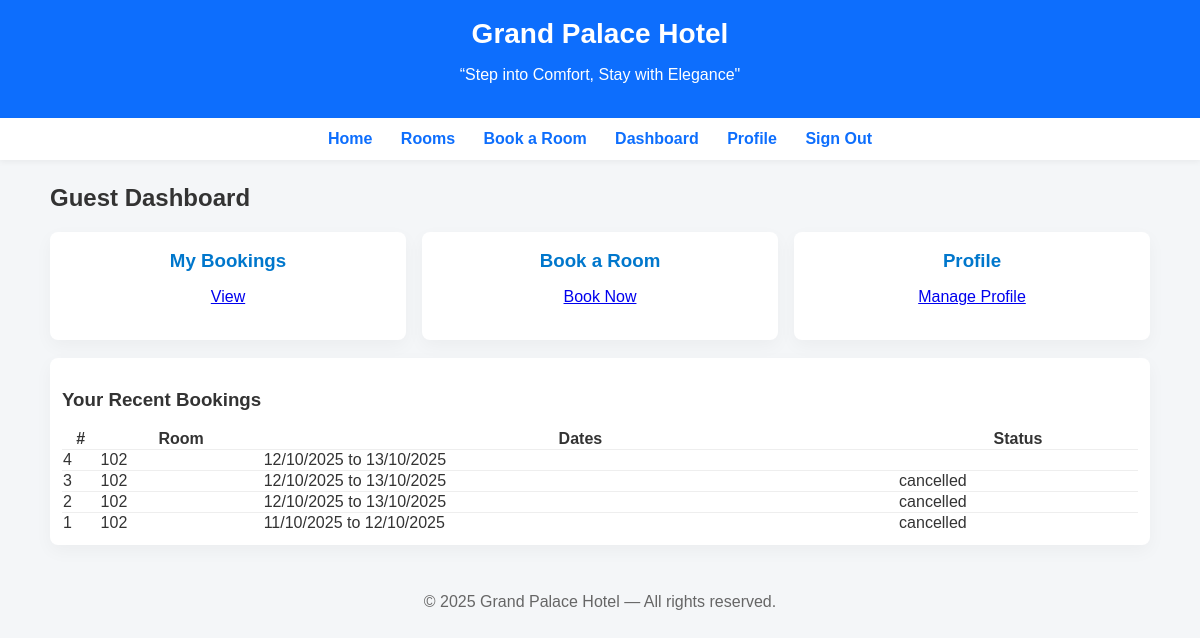
Page /hotel_management_system/dashboards/dashboard_guest.php (signed in) on the committed database.
### tables this page shows
CREATE TABLE `bookings` (
  `id` int(11) NOT NULL,
  `user_id` int(11) NOT NULL,
  `room_id` int(11) NOT NULL,
  `checkin` date NOT NULL,
  `checkout` date NOT NULL,
  `total_amount` decimal(10,2) DEFAULT 0.00,
  `status` enum('pending','confirmed','checked_in','checked_out','cancelled') DEFAULT 'pending',
  `created_at` timestamp NOT NULL DEFAULT current_timestamp(),
  `num_guests` int(11) NOT NULL DEFAULT 1
);

CREATE TABLE `rooms` (
  `id` int(11) NOT NULL,
  `room_no` varchar(50) NOT NULL,
  `type` varchar(100) NOT NULL,
  `description` text DEFAULT NULL,
  `price` decimal(10,2) NOT NULL DEFAULT 0.00,
  `image` varchar(255) DEFAULT NULL,
  `status` enum('available','occupied','maintenance','reserved') DEFAULT 'available',
  `created_at` timestamp NOT NULL DEFAULT current_timestamp()
);

### Hotel_Management_System/includes/db.php (called while the page is built, shortened)
<?php
function fmtDateDisplay($date) {
    $d = DateTime::createFromFormat('Y-m-d', $date);
    return $d->format('d/m/Y');
}
?>

### Hotel_Management_System/dashboards/dashboard_guest.php (the view, shortened to what this page needs)
<?php
require_once "../includes/db.php";
include("../includes/header.php");
include("../includes/navbar.php");
?>
<link rel="stylesheet" href="/hotel_management_system/css/dashboard.css">
<div class="container">
<h2>Guest Dashboard</h2>
<div class="cards">
<div class="card"><h3>My Bookings</h3><p><a href="/hotel_management_system/manage/manage_bookings.php">View</a></p></div>
<div class="card"><h3>Book a Room</h3><p><a href="/hotel_management_system/bookroom.php">Book Now</a></p></div>
<div class="card"><h3>Profile</h3><p><a href="/hotel_management_system/profile.php">Manage Profile</a></p></div>
</div>
<div class="list">
<h3>Your Recent Bookings</h3>
<table style="width:100%; border-collapse:collapse;">
<thead><tr><th>#</th><th>Room</th><th>Dates</th><th>Status</th></tr></thead>
<tbody>
<?php
$uid = intval($_SESSION['user_id']);
$q = "SELECT b.id,b.checkin,b.checkout,b.status,r.room_no FROM bookings b JOIN rooms r ON b.room_id=r.id WHERE b.user_id={$uid} ORDER BY b.created_at DESC LIMIT 8";
$res = $conn->query($q);
while ($row = $res->fetch_assoc()) {
    echo "<tr style='border-top:1px solid #eee;'><td>{$row['id']}</td><td>".htmlspecialchars($row['room_no'])."</td><td>".fmtDateDisplay($row['checkin'])." to ".fmtDateDisplay($row['checkout'])."</td><td>{$row['status']}</td></tr>";
}
?>
</tbody>
</table>
</div>
</div>
<?php include("../includes/footer.php"); ?>

### Hotel_Management_System/css/homepage.css (style rules this page uses)
body { font-family: Arial, sans-serif; margin:0; padding:0; background:#f4f6f8; color:#333; }
.container { max-width:1100px; margin:24px auto; padding:0 16px; }

### Hotel_Management_System/css/dashboard.css (style rules this page uses)
.container { max-width:1100px; margin:24px auto; padding:0 16px; }
.cards { display:flex; gap:16px; margin-top:16px; }
.card { background:#fff; padding:18px; border-radius:8px; box-shadow:0 6px 18px rgba(0,0,0,0.04); flex:1; text-align:center; }
.card h3 { margin:0 0 8px 0; color:#0077cc; }
.list { margin-top:18px; background:#fff; padding:12px; border-radius:8px; box-shadow:0 6px 18px rgba(0,0,0,0.04); }

### rows in the picture
bookings: id "4", room.room_no "102", checkin "12/10/2025", checkout "13/10/2025"
bookings: id "3", room.room_no "102", checkin "12/10/2025", checkout "13/10/2025", status "cancelled"
bookings: id "2", room.room_no "102", checkin "12/10/2025", checkout "13/10/2025", status "cancelled"
bookings: id "1", room.room_no "102", checkin "11/10/2025", checkout "12/10/2025", status "cancelled"
